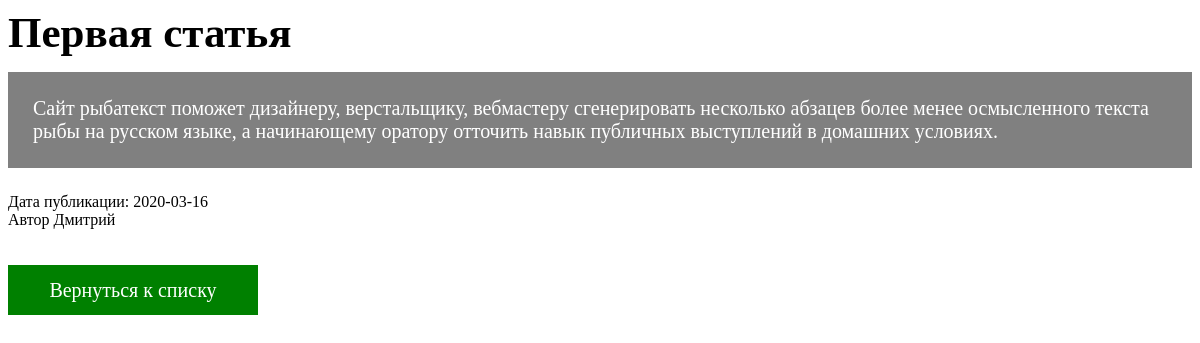
The page /dz_5/newsItem.php?id=96 on the database its author committed.
### tables this page shows
CREATE TABLE `news_items` (
  `id` int NOT NULL,
  `news_title` varchar(255) NOT NULL,
  `create_at` timestamp NULL DEFAULT NULL,
  `update_at` timestamp NULL DEFAULT NULL,
  `news_text` varchar(255) NOT NULL,
  `author` varchar(255) NOT NULL,
  `category` int NOT NULL,
  `publish` tinyint(1) NOT NULL,
  `public_date` varchar(255) NOT NULL
);

### dz_5/models/db.class.php (called while the page is built, shortened)
<?php
    Class connect{
    public $host = "db";
    public $user = "root";
    public $password = "1234";
    public $db = "news_db";
    public $charset = "utf8";
    public function __construct() {
        $dsn = "mysql:host=$this->host;dbname=$this->db;charset=$this->charset";
        $opt = array(
            PDO::ATTR_ERRMODE            => PDO::ERRMODE_EXCEPTION,
            PDO::ATTR_DEFAULT_FETCH_MODE => PDO::FETCH_ASSOC
        );
        $this->pdo = new PDO($dsn, $this->user, $this->password, $opt);
    }
}
Class db extends connect{
    public $table_name = '';
    public function set_fields( $items, $delimiter = "," ){
        $str = array();
        foreach ($items as $key=>$item){
            $str[] = "`".$key."`=:".$key;
        }
        return implode($delimiter, $str );
    }
    public function get_one($where = [], $order = "id asc")
    {
        $sql = "SELECT * FROM `{$this->table_name}`";
        if( count( $where) > 0 ){
            $fields = $this->set_fields($where, " AND ");
            $sql .= " WHERE ".$fields;
        }
        $sql .= " ORDER BY $order";
        $stmt = $this->pdo->prepare($sql);
        $stmt->execute($where);
        $result = $stmt->fetch();
        return $result;
    }
}

### dz_5/newsItem.php (the view, shortened to what this page needs)
<?php
$newsClass = new News();
$id = $_GET['id'];
$news = $newsClass->get_one(['id'=>$id]);
?>
<!DOCTYPE html>
<html>
<head>
</head>
<body>
	<h5 class="news-title"><? echo $news['news_title']?></h5>
	<p class="news-text">
		<? echo $news['news_text']?>
	</p>
	<span class="date-title">Дата публикации: <? echo $news['public_date']?></span>
	<span class="author-title">Автор <? echo $news['author']?></span>
	<br><br>
	<a href="listNews.php" class="back-btn">Вернуться к списку</a></p>
</body>
</html>

### dz_5/newsItem.php (style rules this page uses)
.news-title { font-size:43px; margin:0; padding-bottom:15px; }
.news-text { font-size:20px; text-align:left; margin:0; display: block; padding: 25px; background: grey; color: #fff; margin-bottom: 25px; font-weight: 300; }
.date-title,.author-title { display:block; font-size:16px; }
.back-btn { font-size:20px; color: #fff; text-decoration:none; display:block; background-color:green; text-align: center; width:250px; height: 50px; line-height:50px; }

### rows shown on the page
news_items: news_title "Первая статья", news_text "Сайт рыбатекст поможет дизайнеру, верстальщику, вебмастеру сгенерировать несколько абзацев более менее осмысленного текста рыбы на русском языке, а начинающему оратору отточить навык публичных выступлений в домашних условиях.", public_date "2020-03-16", author "Дмитрий"
